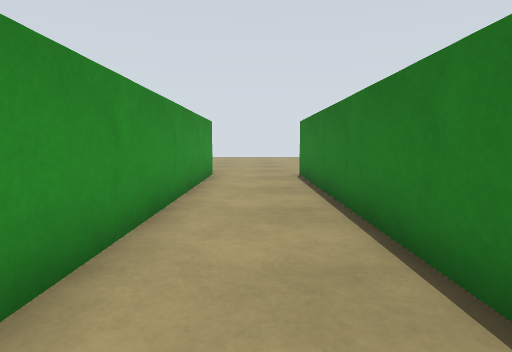
View 1 (above)

24 first-person views from a walk through a world built for the Gazebo simulator. The camera is 0.52 m above the floor, tilts 6° down and sees 80° across. The floor is counted in squares, 0.5 m on a side. Each view is taken from the middle of a square. On the plan, view 1 faces up. The plan holds only what a view shows up to about 12 squares ahead; the rest is blank. The place goes on beyond the plan. The robots in the file are not drawn.

View 2
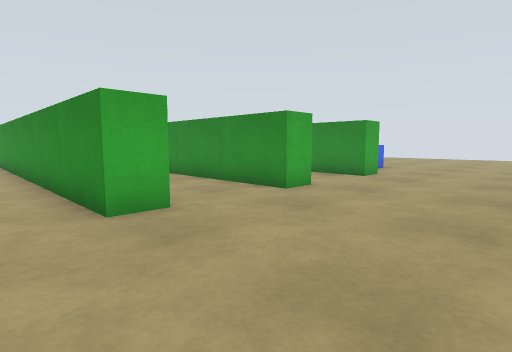

View 3
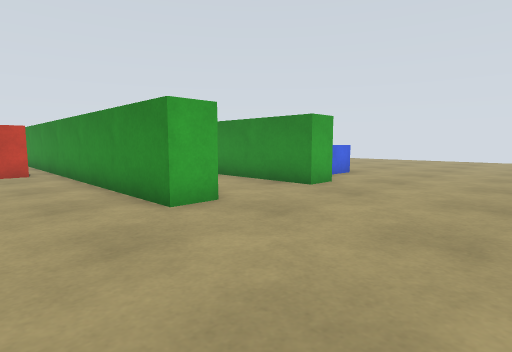

View 4
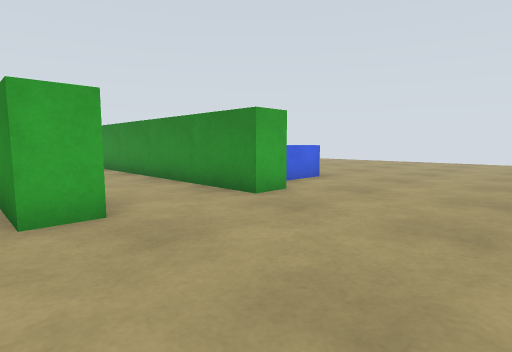

View 5
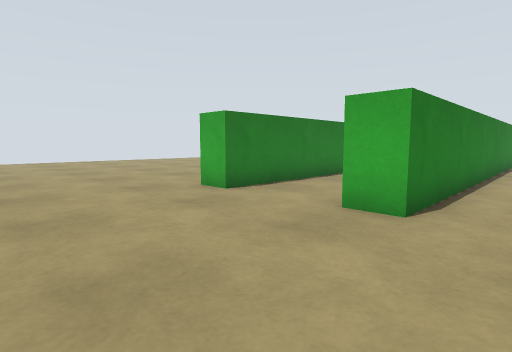

View 6
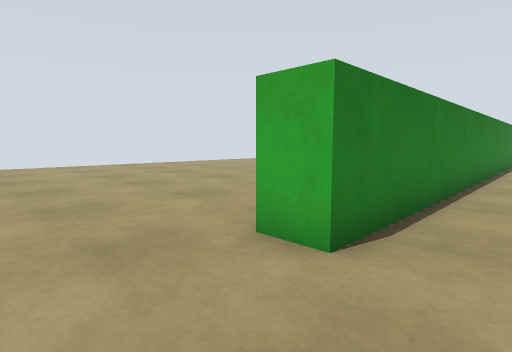

View 7
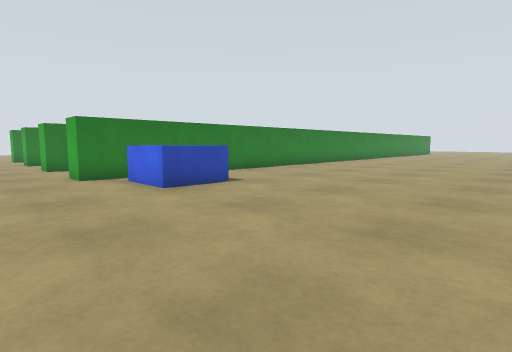

View 8
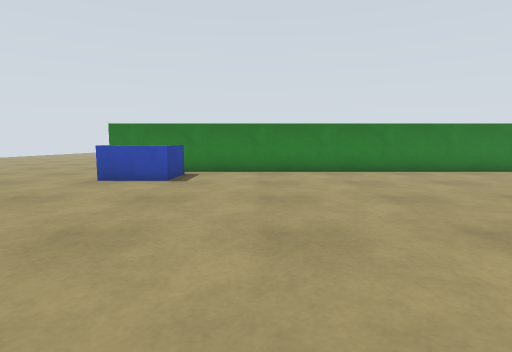

View 9
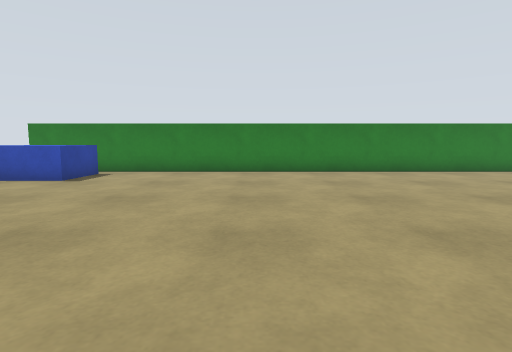

View 10
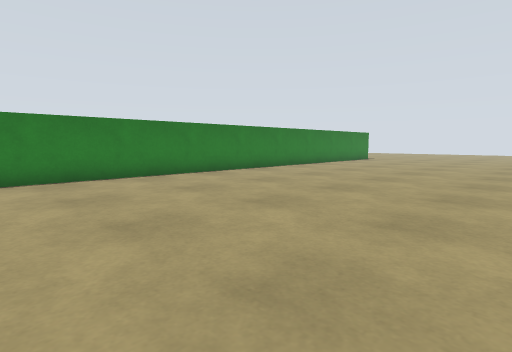

View 11
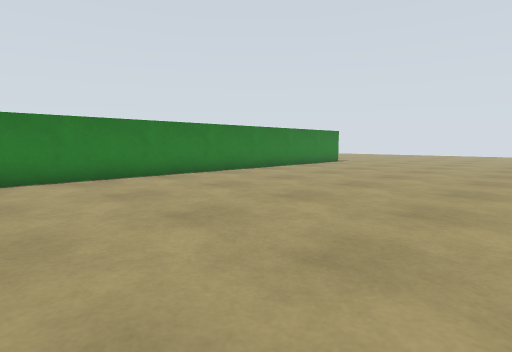

View 12
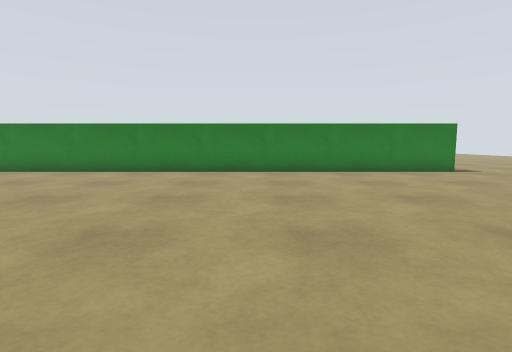

View 13
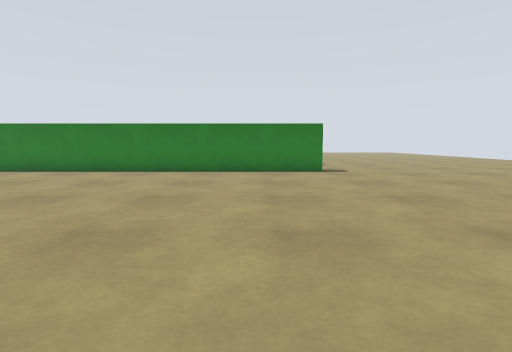

View 14
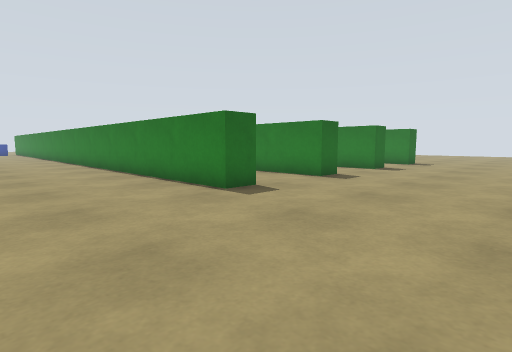

View 15
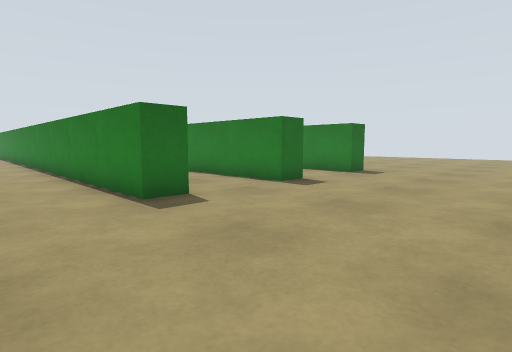

View 16
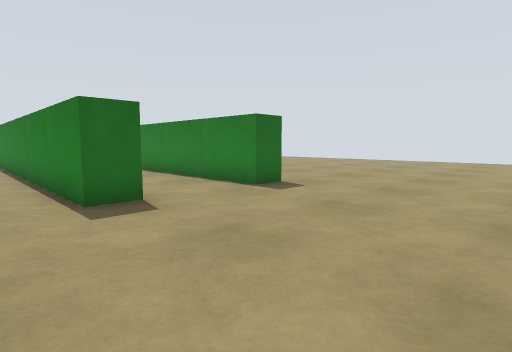

View 17
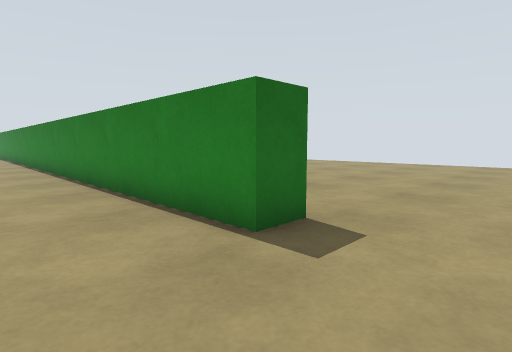

View 18
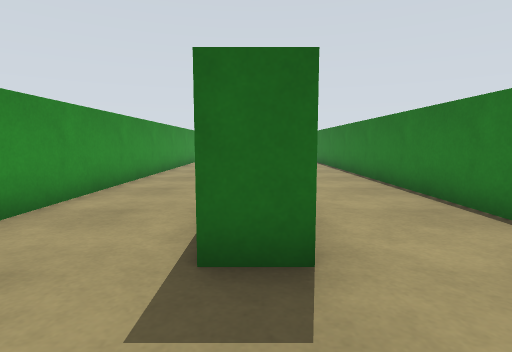

View 19
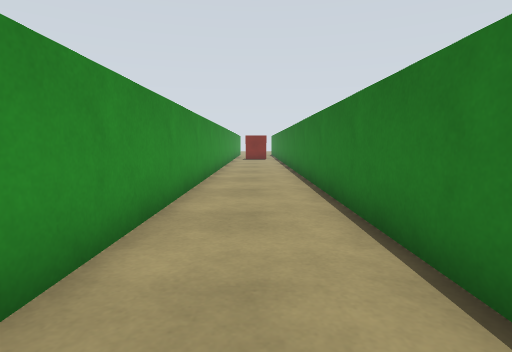

View 20
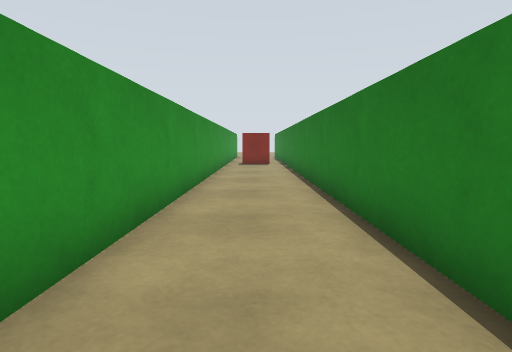

View 21
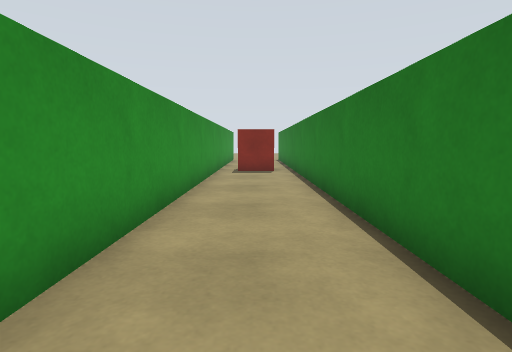

View 22
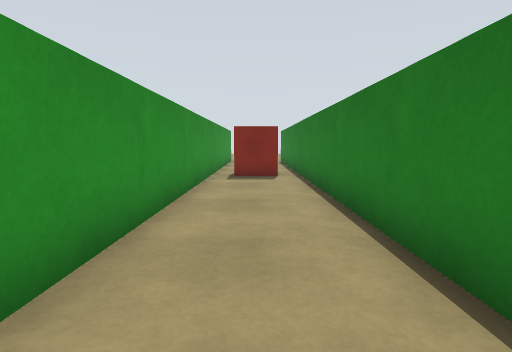

View 23
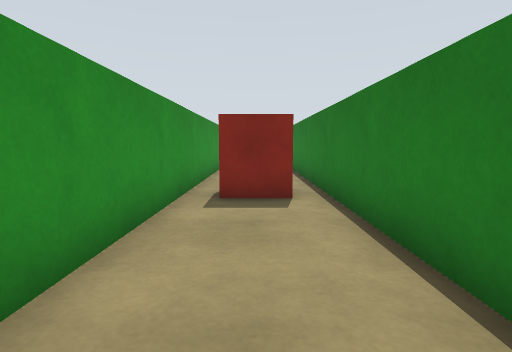

View 24
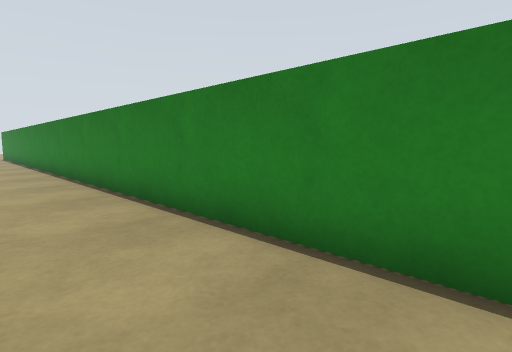

### Floor plan
Points are (right, up) in squares from view 1. A wall is a line through its corners. A room is listed if a view was taken in it or the views show most of it. See-through windows are left out.
Room 1 (views 1, 2, 3, 4, 5, 6, 7, 8, 9, 10, 11, 12, 13, 14, 15, 16, 17, 18, 19, 20, 21, 22, 23, 24)
walls: (-5.4, -21.5) (-6.5, -21.5) (-6.5, -12.4); (-9.5, -21.5) (-10.5, -21.5) (-10.5, 10.5) (-9.5, 10.5) (-9.5, 2.4); (-6.5, 9.8) (-6.5, 10.5) (-5.5, 10.5) (-5.5, -20); (-1.4, -21.5) (-2.5, -21.5) (-2.5, 10.5) (-1.5, 10.5) (-1.5, -0.6); (2.6, -21.5) (1.5, -21.5) (1.5, 10.5) (2.5, 10.5)
objects: marker (-13, 8) to (-12, 9); red box (-4, 2) to (-4, 3)

Positions as (right, up) in squares from view 1, and headings:
1: (0, 0), facing up
2: (0, 15), facing down-left
3: (-3, 15), facing down-left
4: (-5, 15), facing down-left
5: (-4, 15), facing down-right
6: (0, 13), facing down-right
7: (-20, 13), facing down-right
8: (-22, 5), facing right
9: (-22, 2), facing right
10: (-20, -1), facing down-right
11: (-20, -5), facing down-right
12: (-22, -14), facing right
13: (-22, -19), facing right
14: (-15, -27), facing up-right
15: (-9, -27), facing up-right
16: (-4, -27), facing up-right
17: (-1, -24), facing up-right
18: (-2, -24), facing up
19: (-4, -19), facing up
20: (-4, -14), facing up
21: (-4, -10), facing up
22: (-4, -8), facing up
23: (-4, -4), facing up
24: (-1, -16), facing up-right
